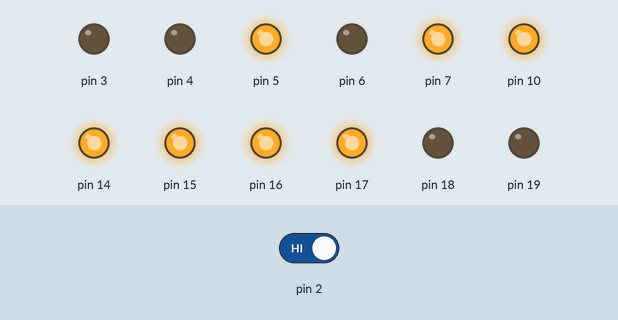
Recording of a sketch running on a simulated Arduino Uno, built with avr-gcc and run on an emulated ATmega328P. Shown: output pins drawn as LEDs (lit = HIGH). The test bench sets the inputs (shaded band); at power-on: pin 2 HIGH.

Above: at 1.2 s.
1.3 s: pin 2 driven LOW
Timing chart, 0 to 4.3 s (numbered marks = the images above; inputs shaded):
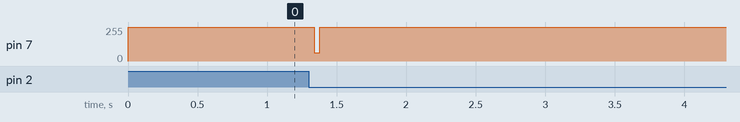

Measured:
- after the input at 1.3 s, pin 7: 255/255 → 62/255 at once, → 255/255 0.04 s later

The sketch:

_3D_test.ino
```cpp
// include the SPI library:
#include <SPI.h>

byte led[][4 ] = {{0x80,0x00,0x00,0x00},{0x40,0x00,0x00,0x00},{0x20,0x00,0x00,0x00},{0x10,0x00,0x00,0x00},
                  {0x08,0x00,0x00,0x00},{0x04,0x00,0x00,0x00},{0x02,0x00,0x00,0x00},{0x01,0x00,0x00,0x00},
                  {0x00,0x80,0x00,0x00},{0x00,0x40,0x00,0x00},{0x00,0x20,0x00,0x00},{0x00,0x10,0x00,0x00},
                  {0x00,0x08,0x00,0x00},{0x00,0x04,0x00,0x00},{0x00,0x02,0x00,0x00},{0x00,0x01,0x00,0x00},
                  {0x00,0x00,0x80,0x00},{0x00,0x00,0x40,0x00},{0x00,0x00,0x20,0x00},{0x00,0x00,0x10,0x00},
                  {0x00,0x00,0x08,0x00},{0x00,0x00,0x04,0x00},{0x00,0x00,0x02,0x00},{0x00,0x00,0x01,0x00},
                  {0x00,0x00,0x00,0x80},{0x00,0x00,0x00,0x40},{0x00,0x00,0x00,0x20},{0x00,0x00,0x00,0x10},
                  {0x00,0x00,0x00,0x08},{0x00,0x00,0x00,0x04},{0x00,0x00,0x00,0x02},{0x00,0x00,0x00,0x01}};

unsigned i = 0;
int j = 0;
boolean up = true;

void setup() {
  // Initialize I/O
  DDRC = DDRC | B0111111;
  DDRD = DDRD | B11111000;
  attachInterrupt(0,timing,FALLING);
  // initialize SPI:
  SPI.begin();
  SPI.setDataMode(SPI_MODE0);
  SPI.setClockDivider(SPI_CLOCK_DIV2);
  SPI.setBitOrder(MSBFIRST);

  PORTC = B0001111;
  PORTD = B10100000;
}

void loop() {

}

void timing(){
   //Runs when falling edge from Schmitt Trigger is seen
     for (i=0; i<256; ++i) {
         LEDWrite();
     }
   PORTD = B10100000;
   if(up){
     j++;
     if(32 == j){
       up = false;
       j--;
     }
   }
   else{
     j--;
     if(-1 == j){
       up = true;
       j++;
     }
   }
}

void LEDWrite() {
  PORTD = 0b10100000;
  SPI.transfer(led[j][0]);
  SPI.transfer(led[j][1]);
  SPI.transfer(led[j][2]);
  SPI.transfer(led[j][3]);
  PORTD = 0b11100000;
  //delayMicroseconds(59);
  PORTD = 0b00100000;
  delayMicroseconds(118);
}
```
